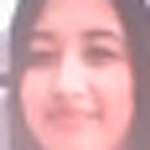
#> input picture data/Enojo/rostro_1.jpg, 150 x 150 px, given in place of the camera
$ python capturando_rostros.py
#> lines starting #> are read from the running program, lines starting #| are printed output that depends on the picture

import cv2


import os
import imutils

#emotionName = 'Enojo'
#emotionName = 'Felicidad'
#emotionName = 'Sorpresa'
emotionName = 'tristeza'


persoName = 'Acosta'
dataPath = 'C:\\Users\\Alumno.F10KLAB103PC16\\Desktop\\emotions\\data'
emotionsPath = dataPath + '/' + emotionName

if not os.path.exists(emotionsPath):
    print('Carpeta creada: ',emotionsPath)
    os.makedirs(emotionsPath)

cap = cv2.VideoCapture(0,cv2.CAP_DSHOW)

faceClassif = cv2.CascadeClassifier(cv2.data.haarcascades+'haarcascade_frontalface_default.xml')
count = 0

while True:
    ret, frame = cap.read()
#> frame is the input picture: shape (150, 150, 3); mean B, G, R 169.9, 165.1, 214.4
    if ret == False: break
    frame = imutils.resize(frame,width=640)
#> frame: shape (640, 640, 3)
    gray = cv2.cvtColor(frame, cv2.COLOR_BGR2GRAY)
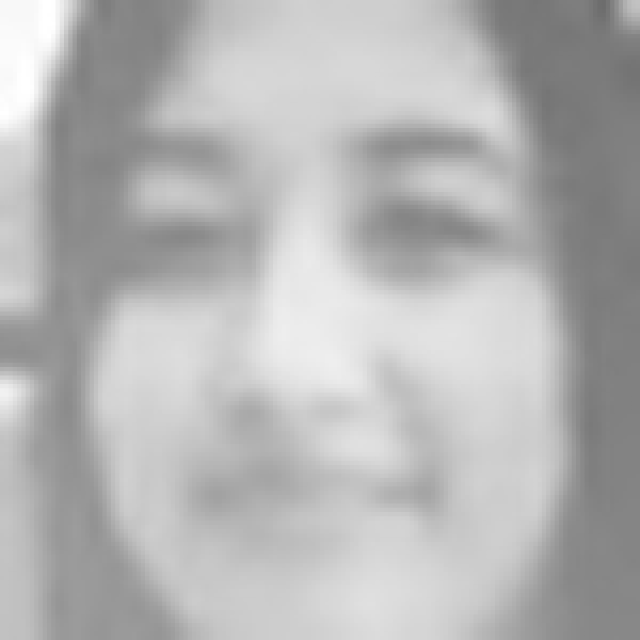
#> gray: shape (640, 640); min 109, max 255, mean 180.4
    auxFrame = frame.copy()

    faces = faceClassif.detectMultiScale(gray,1.3,5)
#> faces = [[26, 44, 559, 559]]

    for (x,y,w,h) in faces:
        cv2.rectangle(frame,(x,y),(x+w,y+h),(0,255,0),2)
        rostro = auxFrame[y:y+h,x:x+w]
        rostro = cv2.resize(rostro,(150,150),interpolation=cv2.INTER_CUBIC)
        cv2.imwrite(emotionsPath + '/rostro_{}.jpg'.format(count),rostro)
        count = count + 1
#> this loop made 1 pass
#> (x, y, w, h, count) on pass 1: (26, 44, 559, 559, 1)
#> pass 1, `rostro = auxFrame[y:y+h,x:x+w]`:
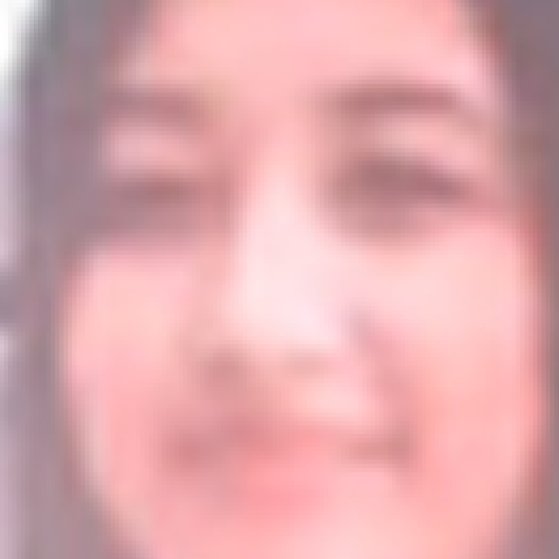
#> rostro: shape (559, 559, 3); mean B, G, R 172.5, 168.5, 222.3
#> after the loop:
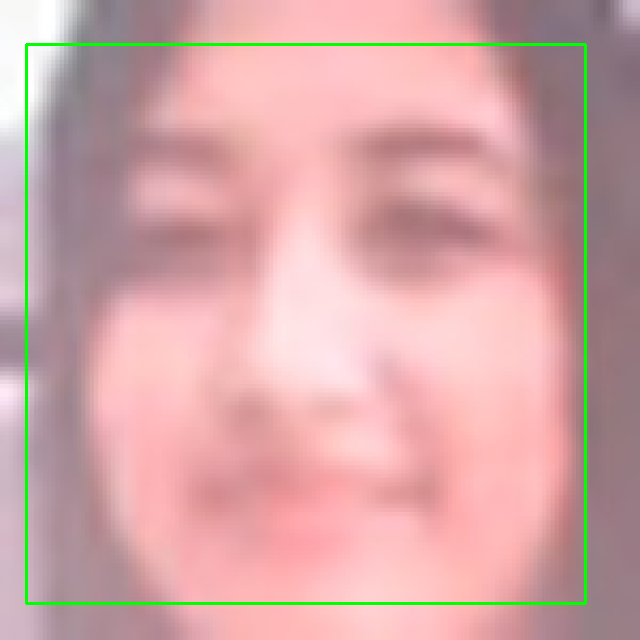
#> frame: shape (640, 640, 3); mean B, G, R 167.1, 166.6, 211.2
#> after the loop, count = 1
    cv2.imshow('frame',frame)

    k = cv2.waitKey(1)
#> (key Esc is pressed here)
    if k == 27 or count >= 200:
        break

cap.release()
cv2.destroyAllWindows

$ run again, on data/Enojo/rostro_105.jpg
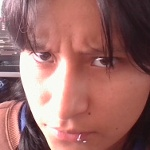
#> input picture data/Enojo/rostro_105.jpg, 150 x 150 px, given in place of the camera
#> frame is the input picture: shape (150, 150, 3); mean B, G, R 104.1, 107.2, 157.8
#> `gray = cv2.cvtColor(frame, cv2.COLOR_BGR2GRAY)`:
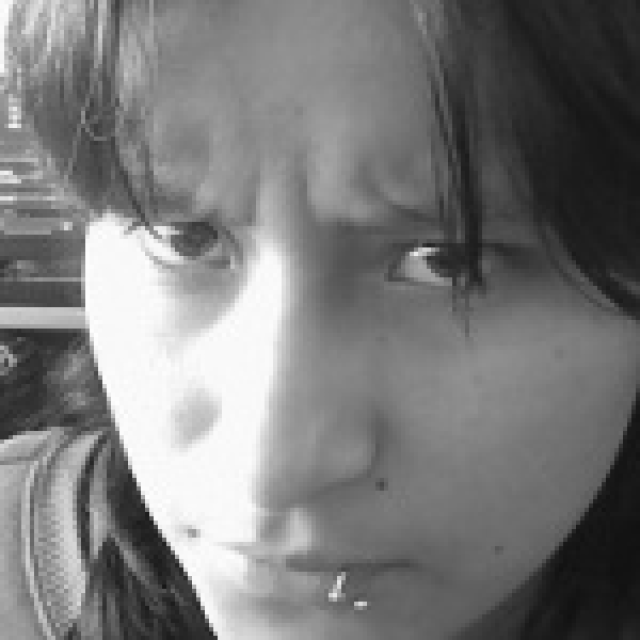
#> gray: shape (640, 640); min 17, max 254, mean 122
#> faces = [[26, 38, 543, 543]]
#> the loop `for (x,y,w,h) in faces:` made 1 pass
#> (x, y, w, h, count) on pass 1: (26, 38, 543, 543, 1)
#> after the loop `for (x,y,w,h) in faces:`:
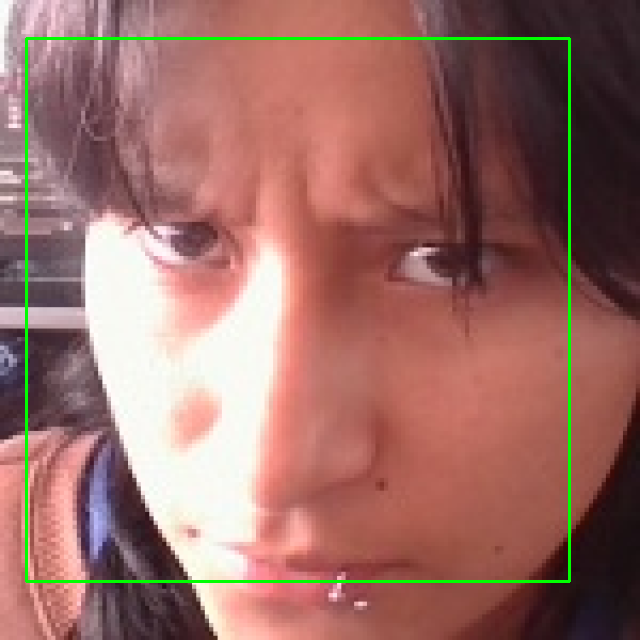
#> frame: shape (640, 640, 3); mean B, G, R 102.7, 109.8, 155.5
#> after the loop `for (x,y,w,h) in faces:`: count = 1
